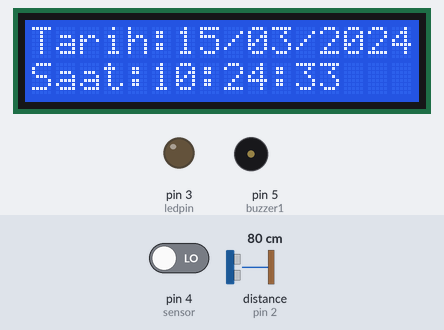
Recording of a sketch running on a simulated Arduino Uno, built with avr-gcc and run on an emulated ATmega328P. On the bench: 16×2 character LCD, output pins drawn as LEDs (lit = HIGH), buzzer (waves = sounding). Inputs (shaded band) come from the test bench; at power-on: distance to the obstacle (sensor on pin 2) 80 cm, pin 4 (sensor) LOW. The echo pulse lasts 58.3 µs per cm; the local clock reads 2024-03-15 10:24:30 at power-on unless the sketch sets it; storage starts empty; pins used as bus, display or sensor lines are not drawn; what the sketch prints to the serial monitor is not drawn.

Above: at 3.7 s.
3.8 s: distance to the obstacle (sensor on pin 2) set to 22 cm
14.8 s: distance to the obstacle (sensor on pin 2) set to 18 cm
At 17.5 s:
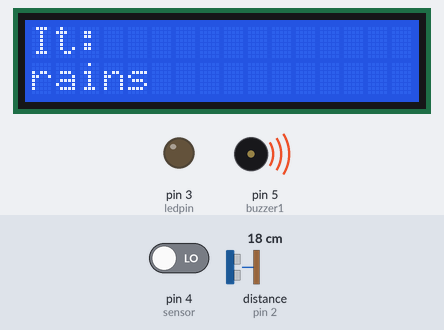
21.7 s: pin 4 (sensor) driven HIGH
At 23.1 s:
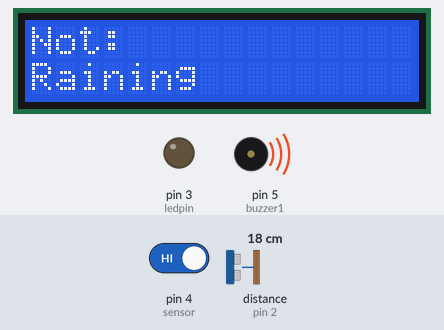
34.2 s: distance to the obstacle (sensor on pin 2) set to 13 cm
At 37.9 s:
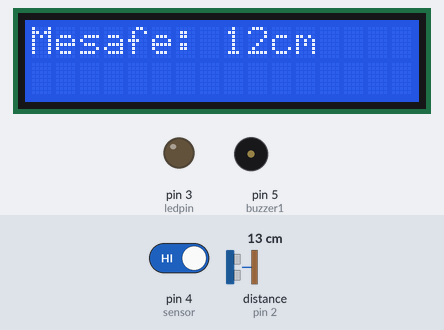
44.9 s: distance to the obstacle (sensor on pin 2) set to 2 cm
At 47.9 s:
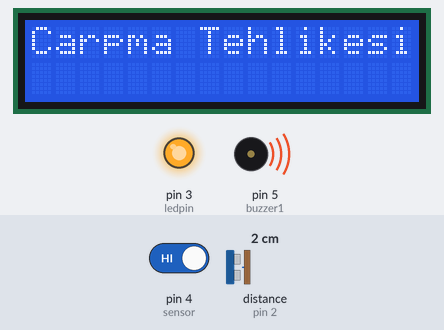
55.1 s: pin 4 (sensor) driven LOW
At 59.1 s:
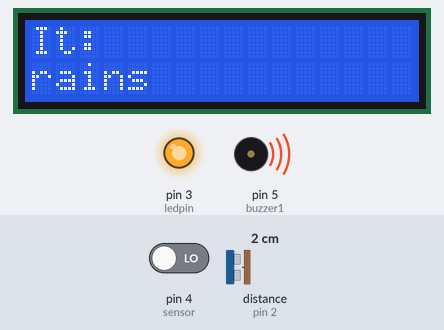
Timing chart, 0 to 60.6 s (numbered marks = the images above; inputs shaded):
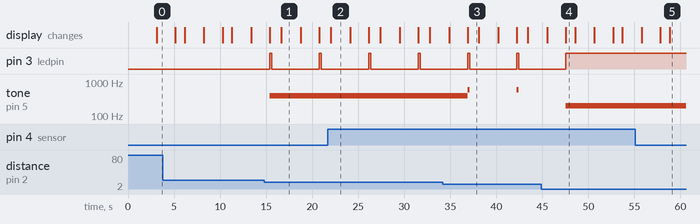

Measured:
- the behaviour switches between 21 and 20 cm on distance to the obstacle (sensor on pin 2) (found by bisection; images 0 and 1)
- the behaviour switches between 15 and 14 cm on distance to the obstacle (sensor on pin 2) (found by bisection; images 2 and 3)
- after the input at 14.8 s, pin 3 (ledpin): alternates HIGH for 0.25 s and LOW for 5.1 s, starting after 0.59 s; tone on pin 5 (buzzer1): silent → 400 Hz after 0.59 s; the display: first changes after 0.59 s (image 1 shows a later state)
- after the input at 21.7 s, the display: changes after 0.33 s (image 2)
- after the input at 34.2 s, tone on pin 5 (buzzer1): alternates 600 Hz for 0.20 s and silent for 5.1 s, starting after 2.7 s
- after the input at 44.9 s, pin 3 (ledpin): goes on until 47.5 s, then stays HIGH; the display: first differs from a run without the input after 2.6 s (image 4)
- after the input at 55.1 s, the display: first differs from a run without the input after 3.7 s (image 5)

The sketch:

rainAndParking.ino
```cpp
#include <virtuabotixRTC.h>

#include <Wire.h>
#include <LiquidCrystal_I2C.h>
#include <SPI.h>
#include <SD.h>


virtuabotixRTC RTCSaat(6, 7, 8);

LiquidCrystal_I2C lcd(0x27,16,2);

const int trigPin = 9;
const int echoPin = 2;


int sensor = 4;
int buzzer1 = 5;
int ledpin = 3;
int hours,minute,second,day,month,year;
long mesafe;
int mesafeCm;
File dataFile;

void setup() {


lcd.init();
lcd.backlight();

//RTCSaat.setDS1302Time(0,44,13,4,11,05,2022);
analogReference(INTERNAL);
pinMode (buzzer1, OUTPUT);
pinMode (ledpin, OUTPUT);
pinMode(trigPin, OUTPUT);
pinMode(echoPin, INPUT);
pinMode(sensor, INPUT);
Serial.begin(9600);
while (!Serial)
    ; // wait for serial port to connect. Needed for native USB port only
  Serial.print("Initializing SD card...");
  if (!SD.begin()) {
    Serial.println("initialization failed!");
    while (1);
  }
  Serial.println("initialization done.");
  delay(2000);

}
uint16_t line = 1;

void loop() {
delay(1000);
RTCSaat.updateTime(); //Bu kod ile RTC deki anlık zamanı alıyoruz.
hours=RTCSaat.hours;
minute=RTCSaat.minutes;
second=RTCSaat.seconds;
day=RTCSaat.dayofmonth;
month=RTCSaat.month;
year=RTCSaat.year;

char date[10];
sprintf (date,"%02d/%02d/%02d",day,month,year);
char zaman[9];
sprintf (zaman,"%02d:%02d:%02d",hours,minute,second);

// Tarih ve Saat bilgisini LCD ekrana yazdırıyoruz.
lcd.setCursor(0,0);
lcd.print("Tarih:");
lcd.setCursor(6,0);
lcd.print(date);
lcd.setCursor(0,1);
lcd.print("Saat:");
lcd.setCursor(5,1);
lcd.print(zaman);


delay( 2000);// 1 saniye bekletiyoruz.
lcd.clear();

digitalWrite(trigPin, LOW);
delayMicroseconds(2);
digitalWrite(trigPin, HIGH);
delayMicroseconds(10);
digitalWrite(trigPin, LOW);
mesafe = pulseIn(echoPin, HIGH);
mesafeCm = (mesafe / 2) / 29.1;
Serial.print("Mesafe = ");
Serial.print(mesafeCm);
Serial.println("cm");
lcd.setCursor(0,0);

if (mesafeCm < 5) {
  lcd.print("Carpma Tehlikesi!");
  tone(buzzer1, 200);
  digitalWrite(ledpin, HIGH);
  delay(1000);
}
else if (mesafeCm < 10) {
  lcd.print("Mesafe: ");
  lcd.print(mesafeCm);
  lcd.print("cm");
  tone(buzzer1, 400);
  digitalWrite(ledpin, HIGH);
  delay(1000);
  }
else if (mesafeCm < 15) {
   lcd.print("Mesafe: ");
  lcd.print(mesafeCm);
  lcd.print("cm");
  tone(buzzer1, 600);
  digitalWrite(ledpin, HIGH);
  delay(200);
  noTone(buzzer1);
digitalWrite(ledpin,LOW);
delay(1000);
}
else if (mesafeCm <= 20) {
  lcd.print("Mesafe: ");
  lcd.print(mesafeCm);
  lcd.print("cm");
  tone(buzzer1, 400);
  digitalWrite(ledpin, HIGH);
  delay(250);
  digitalWrite(ledpin,LOW);
  delay(1000);
   }


else if (mesafeCm > 20) {
  noTone(buzzer1);
  digitalWrite(ledpin, LOW);
  lcd.println("Engel Yok");
  delay(1000);
   }
lcd.clear();

int Yagmur = digitalRead(sensor);

  if(Yagmur == HIGH){
    lcd.clear();
    lcd.print("Not: ");
    lcd.setCursor(0, 1);
    lcd.print("Raining");
    Serial.println("It is not raining");
  }

  if(Yagmur == LOW){
    lcd.clear();
    lcd.print("It: ");
    lcd.setCursor(0, 1);
    lcd.print("rains");
    Serial.println("It is raining"); //Seri Ekranımıza "Yağmur Yağıyor" yazısını yazdırıyoruz
  }

   delay(1000);
   dataFile = SD.open("pandr.txt", FILE_WRITE);
  // if the file opened okay, write to it:
  if (dataFile) {

    Serial.print(line);
    Serial.print(":    Mesafe = ");
    Serial.print(mesafeCm);
    Serial.print(",    Yagmur = ");
    Serial.print(Yagmur);
    Serial.print(",    Gun = ");
    Serial.print(day);
    Serial.print(",    Ay = ");
    Serial.print(month);
    Serial.print(",    Yil = ");
    Serial.print(year);
    Serial.print(",    Saat = ");
    Serial.print(hours);
    Serial.print(":,    Dakika = ");
    Serial.print(minute);

    // Write data to SD card file (DHT11Log.txt)
    dataFile.print(line++);
    dataFile.print(":    Mesafe = ");
    dataFile.print(mesafeCm);
    dataFile.print(",    Yagmur = ");
    dataFile.print(Yagmur);
    dataFile.print(",    Gun = ");
    dataFile.print(day);
    dataFile.print(",    Ay = ");
    dataFile.print(month);
    dataFile.print(",    Yil = ");
    dataFile.print(year);
    dataFile.print(",    Saat = ");
    dataFile.print(hours);
    dataFile.print(",    Dakika = ");
    dataFile.print(minute);

    dataFile.close();
  }
  // if the file didn't open, print an error:
  else
    Serial.println("error opening DHT11Log.txt");
}
```
